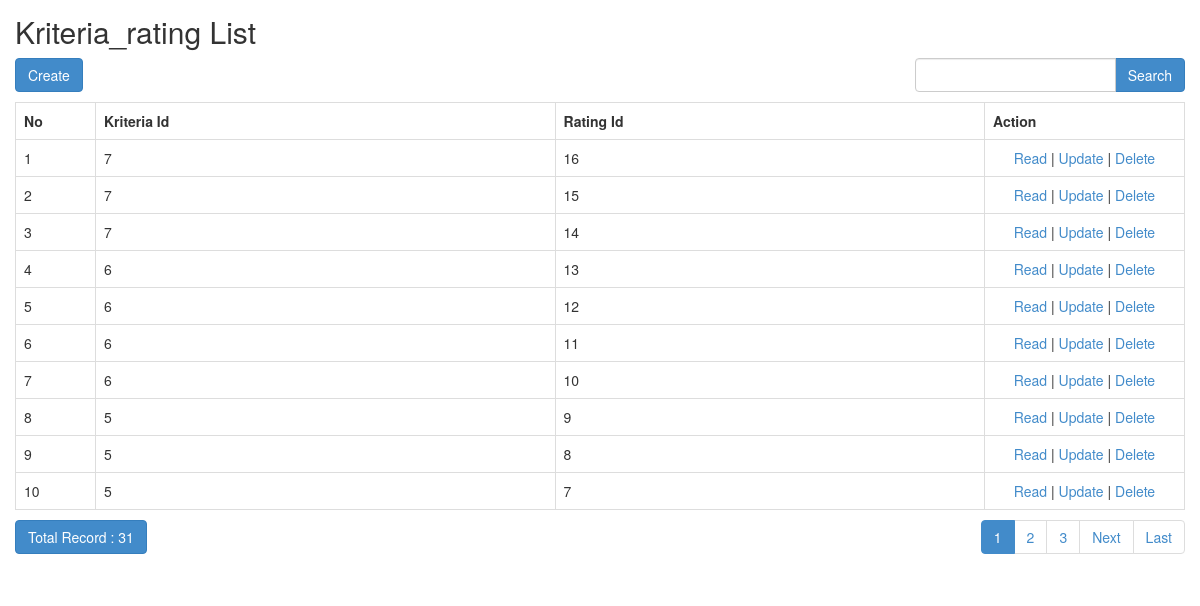
The page /index.php/kriteria_rating on the database its author committed.
### tables this page shows
CREATE TABLE `kriteria_rating` (
  `id` int(11) NOT NULL,
  `kriteria_id` int(11) NOT NULL,
  `rating_id` int(11) NOT NULL
);

### application/controllers/Kriteria_rating.php (called while the page is built, shortened)
<?php
class Kriteria_rating extends CI_Controller
{
    function __construct()
    {
        $this->load->model('Kriteria_rating_model');
        $this->load->library('form_validation');
    }
    public function index()
    {
        $q = urldecode($this->input->get('q', TRUE));
        $start = intval($this->input->get('start'));
        if ($q <> '') {
            $config['base_url'] = base_url() . 'kriteria_rating/index.html?q=' . urlencode($q);
            $config['first_url'] = base_url() . 'kriteria_rating/index.html?q=' . urlencode($q);
        } else {
            $config['base_url'] = base_url() . 'kriteria_rating/index.html';
            $config['first_url'] = base_url() . 'kriteria_rating/index.html';
        }
        $config['per_page'] = 10;
        $config['page_query_string'] = TRUE;
        $config['total_rows'] = $this->Kriteria_rating_model->total_rows($q);
        $kriteria_rating = $this->Kriteria_rating_model->get_limit_data($config['per_page'], $start, $q);
        $this->load->library('pagination');
        $this->pagination->initialize($config);
        $data = array(
            'kriteria_rating_data' => $kriteria_rating,
            'q' => $q,
            'pagination' => $this->pagination->create_links(),
            'total_rows' => $config['total_rows'],
            'start' => $start,
        );
        $this->load->view('kriteria_rating/kriteria_rating_list', $data);
    }
}

### index.php (called while the page is built, shortened)
<?php
require_once BASEPATH.'core/CodeIgniter.php';

### application/config/config.php (called while the page is built, shortened)
<?php
$config['base_url']    = 'http://osn-topsis.test/';
$config['index_page'] = 'index.php';
$config['uri_protocol'] = "REQUEST_URI";
$config['url_suffix'] = '.html';
$config['language']	= 'english';
$config['charset'] = 'UTF-8';
$config['enable_hooks'] = FALSE;
$config['subclass_prefix'] = 'MY_';
$config['composer_autoload'] = FALSE;
$config['permitted_uri_chars'] = 'a-z 0-9~%.:_\-';
$config['enable_query_strings'] = FALSE;
$config['controller_trigger'] = 'c';
$config['function_trigger'] = 'm';
$config['directory_trigger'] = 'd';
$config['allow_get_array'] = TRUE;
$config['log_threshold'] = 0;
$config['log_path'] = '';
$config['log_file_extension'] = '';
$config['log_file_permissions'] = 0644;
$config['log_date_format'] = 'Y-m-d H:i:s';
$config['error_views_path'] = '';
$config['cache_path'] = '';
$config['cache_query_string'] = FALSE;
$config['encryption_key'] = 'randomstring';
$config['sess_driver'] = 'files';
$config['sess_cookie_name'] = 'ci_session';
$config['sess_expiration'] = 7200;
$config['sess_save_path'] = sys_get_temp_dir();
$config['sess_match_ip'] = FALSE;
$config['sess_time_to_update'] = 300;
$config['sess_regenerate_destroy'] = FALSE;
$config['cookie_prefix']	= '';
$config['cookie_domain']	= '';
$config['cookie_path']		= '/';
$config['cookie_secure']	= FALSE;
$config['cookie_httponly'] 	= FALSE;
$config['standardize_newlines'] = FALSE;
$config['global_xss_filtering'] = FALSE;
$config['csrf_protection'] = FALSE;
$config['csrf_token_name'] = 'csrf_test_name';
$config['csrf_cookie_name'] = 'csrf_cookie_name';
$config['csrf_expire'] = 7200;
$config['csrf_regenerate'] = TRUE;
$config['csrf_exclude_uris'] = array();
$config['compress_output'] = FALSE;
$config['time_reference'] = 'local';
$config['rewrite_short_tags'] = FALSE;
$config['proxy_ips'] = '';

### application/models/Kriteria_rating_model.php (called while the page is built, shortened)
<?php
class Kriteria_rating_model extends CI_Model
{
    public $table = 'kriteria_rating';
    public $id = 'id';
    public $order = 'DESC';
    function total_rows($q = NULL) {
        $this->db->like('id', $q);
	$this->db->or_like('kriteria_id', $q);
	$this->db->or_like('rating_id', $q);
	$this->db->from($this->table);
        return $this->db->count_all_results();
    }
    function get_limit_data($limit, $start = 0, $q = NULL) {
        $this->db->order_by($this->id, $this->order);
        $this->db->like('id', $q);
	$this->db->or_like('kriteria_id', $q);
	$this->db->or_like('rating_id', $q);
	$this->db->limit($limit, $start);
        return $this->db->get($this->table)->result();
    }
}

### application/views/kriteria_rating/kriteria_rating_list.php (the view, shortened to what this page needs)
<!doctype html>
<html>
    <head>
        <link rel="stylesheet" href="<?php echo base_url('assets/bootstrap/css/bootstrap.min.css') ?>"/>
    </head>
    <body>
        <h2 style="margin-top:0px">Kriteria_rating List</h2>
        <div class="row" style="margin-bottom: 10px">
            <div class="col-md-4">
                <?php echo anchor(site_url('kriteria_rating/create'),'Create', 'class="btn btn-primary"'); ?>
            </div>
            <div class="col-md-4 text-center">
            </div>
            <div class="col-md-1 text-right">
            </div>
            <div class="col-md-3 text-right">
                <form action="<?php echo site_url('kriteria_rating/index'); ?>" class="form-inline" method="get">
                    <div class="input-group">
                        <input type="text" class="form-control" name="q" value="<?php echo $q; ?>">
                        <span class="input-group-btn">
                          <button class="btn btn-primary" type="submit">Search</button>
                        </span>
                    </div>
                </form>
            </div>
        </div>
        <table class="table table-bordered" style="margin-bottom: 10px">
            <tr>
                <th>No</th>
		<th>Kriteria Id</th>
		<th>Rating Id</th>
		<th>Action</th>
            </tr><?php
            foreach ($kriteria_rating_data as $kriteria_rating)
            {
                ?>
                <tr>
			<td width="80px"><?php echo ++$start ?></td>
			<td><?php echo $kriteria_rating->kriteria_id ?></td>
			<td><?php echo $kriteria_rating->rating_id ?></td>
			<td style="text-align:center" width="200px">
				<?php
				echo anchor(site_url('kriteria_rating/read/'.$kriteria_rating->id),'Read');
				echo ' | ';
				echo anchor(site_url('kriteria_rating/update/'.$kriteria_rating->id),'Update');
				echo ' | ';
				echo anchor(site_url('kriteria_rating/delete/'.$kriteria_rating->id),'Delete','onclick="javasciprt: return confirm(\'Are You Sure ?\')"');
				?>
			</td>
		</tr>
                <?php
            }
            ?>
        </table>
        <div class="row">
            <div class="col-md-6">
                <a href="#" class="btn btn-primary">Total Record : <?php echo $total_rows ?></a>
	    </div>
            <div class="col-md-6 text-right">
                <?php echo $pagination ?>
            </div>
        </div>
    </body>
</html>

### application/views/kriteria_rating/kriteria_rating_list.php (style rules this page uses)
body { padding: 15px; }

### rows shown on the page
kriteria_rating: kriteria "7", rating "16", id "Read", id "Update", id "Delete"
kriteria_rating: kriteria "7", rating "15", id "Read", id "Update", id "Delete"
kriteria_rating: kriteria "7", rating "14", id "Read", id "Update", id "Delete"
kriteria_rating: kriteria "6", rating "13", id "Read", id "Update", id "Delete"
kriteria_rating: kriteria "6", rating "12", id "Read", id "Update", id "Delete"
kriteria_rating: kriteria "6", rating "11", id "Read", id "Update", id "Delete"
kriteria_rating: kriteria "6", rating "10", id "Read", id "Update", id "Delete"
kriteria_rating: kriteria "5", rating "9", id "Read", id "Update", id "Delete"
kriteria_rating: kriteria "5", rating "8", id "Read", id "Update", id "Delete"
kriteria_rating: kriteria "5", rating "7", id "Read", id "Update", id "Delete"

### other values the page prints
$total_rows "31"
$pagination "1 2 3 Next Last"
